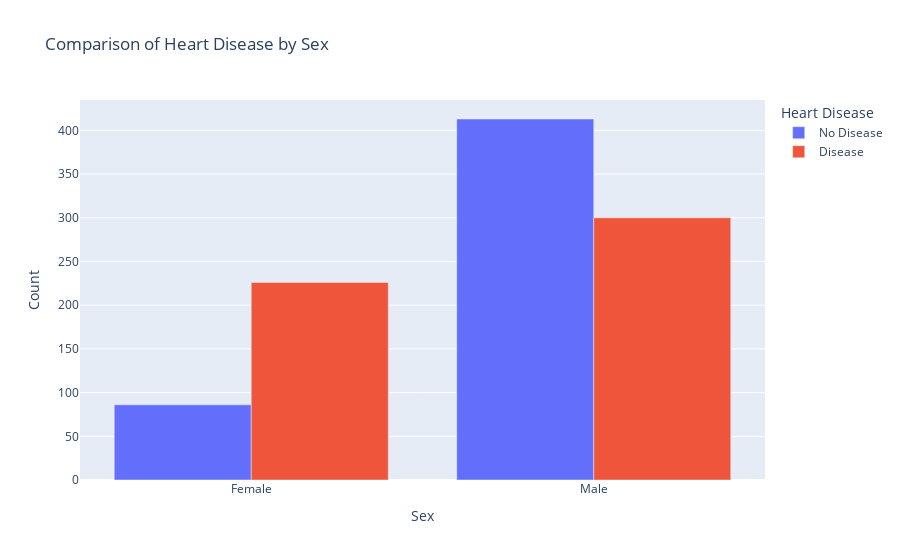

The notebook cell this image was saved under:
### Code cell
import pandas as pd
import plotly.express as px
# Group the data by 'sex' and 'target' and count occurrences
grouped_df = df.groupby(['sex', 'target']).size().reset_index(name='count')

# Rename the 'sex' and 'target' values for better interpretation
grouped_df['sex'] = grouped_df['sex'].map({0: 'Female', 1: 'Male'})
grouped_df['target'] = grouped_df['target'].map({0: 'No Disease', 1: 'Disease'})

# Create the grouped bar plot using Plotly
fig = px.bar(grouped_df, x='sex', y='count', color='target', barmode='group', 
             labels={'count': 'Count', 'sex': 'Sex', 'target': 'Heart Disease'}, 
             title='Comparison of Heart Disease by Sex')
fig.show()

### Figure 1 — Plotly figure (JSON) as saved in the notebook; plotly's stock layout.template omitted (floating-point values rounded to 4 significant figures)
{"data": [{"alignmentgroup": "True", "hovertemplate": "Heart Disease=No Disease<br>Sex=%{x}<br>Count=%{y}<extra></extra>", "legendgroup": "No Disease", "marker": {"color": "#636efa", "pattern": {"shape": ""}}, "name": "No Disease", "offsetgroup": "No Disease", "orientation": "v", "showlegend": true, "textposition": "auto", "type": "bar", "x": ["Female", "Male"], "xaxis": "x", "y": [86, 413], "yaxis": "y"}, {"alignmentgroup": "True", "hovertemplate": "Heart Disease=Disease<br>Sex=%{x}<br>Count=%{y}<extra></extra>", "legendgroup": "Disease", "marker": {"color": "#EF553B", "pattern": {"shape": ""}}, "name": "Disease", "offsetgroup": "Disease", "orientation": "v", "showlegend": true, "textposition": "auto", "type": "bar", "x": ["Female", "Male"], "xaxis": "x", "y": [226, 300], "yaxis": "y"}], "layout": {"barmode": "group", "legend": {"title": {"text": "Heart Disease"}, "tracegroupgap": 0}, "title": {"text": "Comparison of Heart Disease by Sex"}, "xaxis": {"anchor": "y", "domain": [0, 1], "title": {"text": "Sex"}}, "yaxis": {"anchor": "x", "domain": [0, 1], "title": {"text": "Count"}}}}
